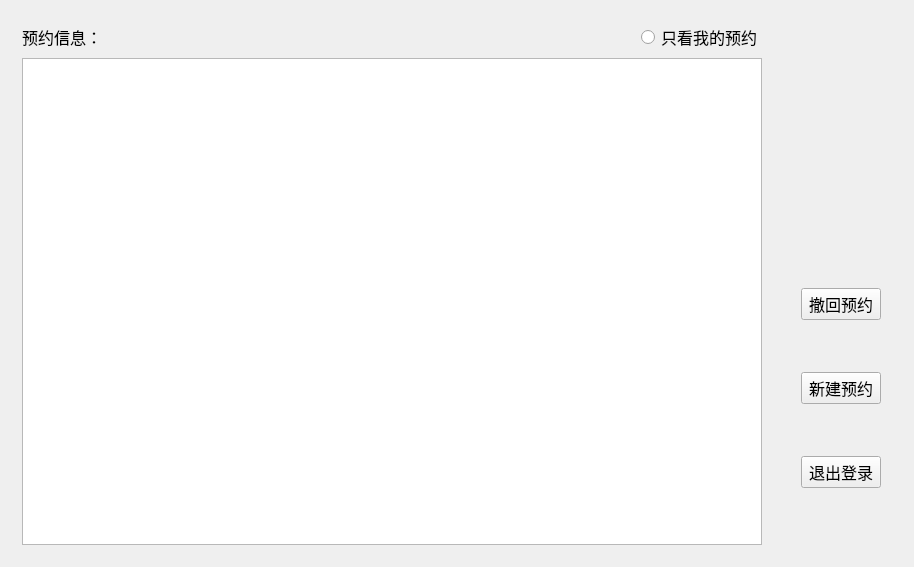
<?xml version="1.0" encoding="UTF-8"?>
<ui version="4.0">
 <class>UiViewButtons</class>
 <widget class="QWidget" name="UiViewButtons">
  <property name="geometry">
   <rect>
    <x>0</x>
    <y>0</y>
    <width>914</width>
    <height>567</height>
   </rect>
  </property>
  <property name="windowTitle">
   <string>UiViewButtons</string>
  </property>
  <layout class="QHBoxLayout" name="horizontalLayout_2">
   <item>
    <widget class="QWidget" name="widget_2" native="true">
     <layout class="QVBoxLayout" name="verticalLayout">
      <item>
       <widget class="QWidget" name="widget" native="true">
        <layout class="QHBoxLayout" name="horizontalLayout">
         <property name="leftMargin">
          <number>0</number>
         </property>
         <property name="topMargin">
          <number>0</number>
         </property>
         <property name="rightMargin">
          <number>0</number>
         </property>
         <property name="bottomMargin">
          <number>0</number>
         </property>
         <item>
          <widget class="QLabel" name="label_info">
           <property name="font">
            <font>
             <pointsize>12</pointsize>
            </font>
           </property>
           <property name="text">
            <string>预约信息：</string>
           </property>
          </widget>
         </item>
         <item>
          <spacer name="horizontalSpacer">
           <property name="orientation">
            <enum>Qt::Horizontal</enum>
           </property>
           <property name="sizeHint" stdset="0">
            <size>
             <width>40</width>
             <height>20</height>
            </size>
           </property>
          </spacer>
         </item>
         <item>
          <widget class="QRadioButton" name="radioButton">
           <property name="font">
            <font>
             <pointsize>12</pointsize>
            </font>
           </property>
           <property name="text">
            <string>只看我的预约</string>
           </property>
          </widget>
         </item>
        </layout>
       </widget>
      </item>
      <item>
       <layout class="QHBoxLayout" name="hboxlayout" stretch="0">
        <item>
         <widget class="QTableView" name="tableView"/>
        </item>
       </layout>
      </item>
     </layout>
    </widget>
   </item>
   <item>
    <widget class="QWidget" name="widget_3" native="true">
     <layout class="QVBoxLayout" name="verticalLayout_3" stretch="40,60">
      <item>
       <spacer name="verticalSpacer">
        <property name="orientation">
         <enum>Qt::Vertical</enum>
        </property>
        <property name="sizeHint" stdset="0">
         <size>
          <width>20</width>
          <height>152</height>
         </size>
        </property>
       </spacer>
      </item>
      <item>
       <widget class="QWidget" name="widget_4" native="true">
        <layout class="QVBoxLayout" name="verticalLayout_2">
         <item>
          <widget class="QPushButton" name="btn_1">
           <property name="font">
            <font>
             <family>新宋体</family>
             <pointsize>12</pointsize>
            </font>
           </property>
           <property name="text">
            <string>撤回预约</string>
           </property>
          </widget>
         </item>
         <item>
          <widget class="QPushButton" name="btn_2">
           <property name="font">
            <font>
             <family>新宋体</family>
             <pointsize>12</pointsize>
            </font>
           </property>
           <property name="text">
            <string>新建预约</string>
           </property>
          </widget>
         </item>
         <item>
          <widget class="QPushButton" name="btn_3">
           <property name="font">
            <font>
             <family>新宋体</family>
             <pointsize>12</pointsize>
            </font>
           </property>
           <property name="text">
            <string>退出登录</string>
           </property>
          </widget>
         </item>
        </layout>
       </widget>
      </item>
     </layout>
    </widget>
   </item>
  </layout>
 </widget>
 <layoutdefault spacing="6" margin="11"/>
 <resources/>
 <connections/>
</ui>
